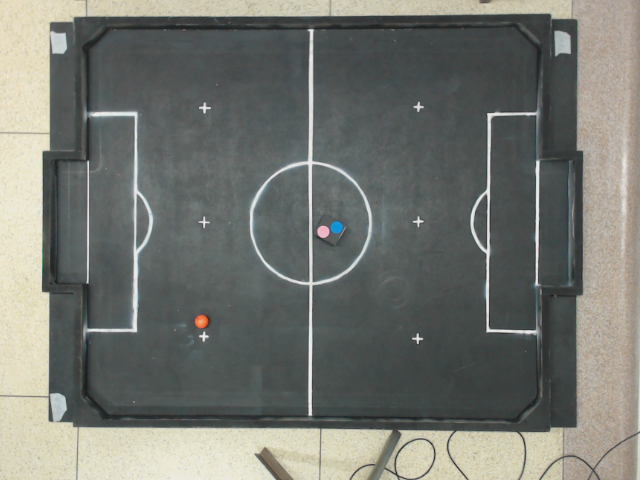
#> input picture snap.png, 640 x 480 px
$ python teste_rotacao.py   (Python 2 division)   (older library calls are emulated)
#> lines starting #> are read from the running program, lines starting #| are printed output that depends on the picture
# -*- coding: utf-8 -*-
"""
Created on Mon May  1 22:32:11 2017

@author: geo
"""

import cv2
import numpy as np
import time

image = cv2.imread('snap.png')
#> image is the input picture: shape (480, 640, 3); mean B, G, R 112.6, 118.7, 116.4

def callback(x):
    pass

default1 = 0
max_val1 = 360
default2 = 100
max_val2 = 200
n=float(100.0)

cv2.namedWindow('Rotação')
cv2.createTrackbar('Correção do Ângulo', 'Rotação', default1, max_val1, callback)
#> slider 'Correção do Ângulo' is set to 100
cv2.createTrackbar('Escala', 'Rotação', default2, max_val2, callback)

while(1):
    start = time.time()
    theta = cv2.getTrackbarPos('Correção do Ângulo','Rotação')
    scale = np.float(cv2.getTrackbarPos('Escala','Rotação'))
    scale = scale/n
    H = cv2.getTrackbarPos('H', 'Ajuste fino')

    # grab the dimensions of the image and calculate the center
    # of the image
    (h, w) = image.shape[:2]
#> h = 480; w = 640
    center = (w / 2, h / 2)
#> center = (320, 240)

    # rotate the image by 180 degrees
    M = cv2.getRotationMatrix2D(center, theta, scale)
    rotated = cv2.warpAffine(image, M, (w, h))
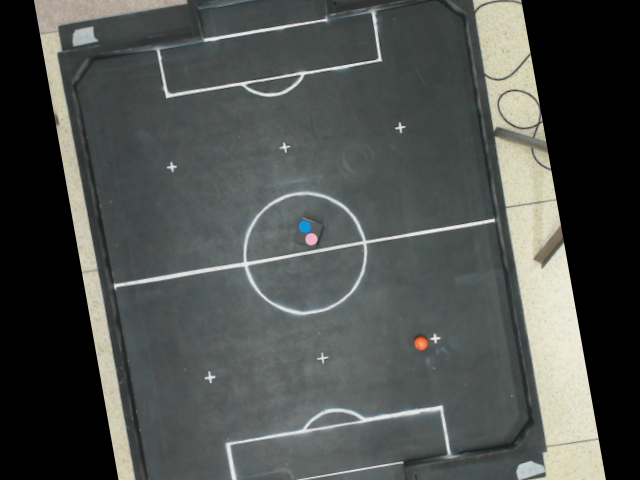
#> rotated: shape (480, 640, 3); mean B, G, R 77.8, 80.7, 77.3
    cv2.imshow("Rotação", rotated)

    k = cv2.waitKey(20) & 0xFF
#> (key Esc is pressed here)
    if (k == ord('f')):
        cv2.destroyAllWindows()
        break

    end = time.time()
    print end - start


$ run again, with template.png copied over snap.png
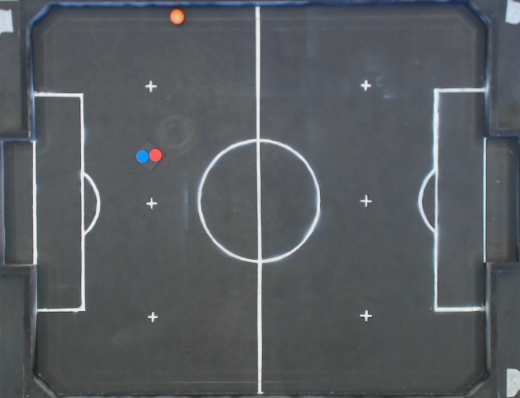
#> input picture template.png, 520 x 398 px
#> image is the input picture: shape (398, 520, 3); mean B, G, R 95.8, 91.4, 87
#> `rotated = cv2.warpAffine(image, M, (w, h))`:
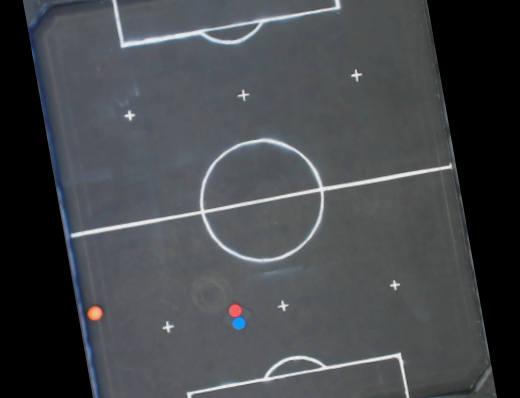
#> rotated: shape (398, 520, 3); mean B, G, R 74.8, 71.5, 68.3
